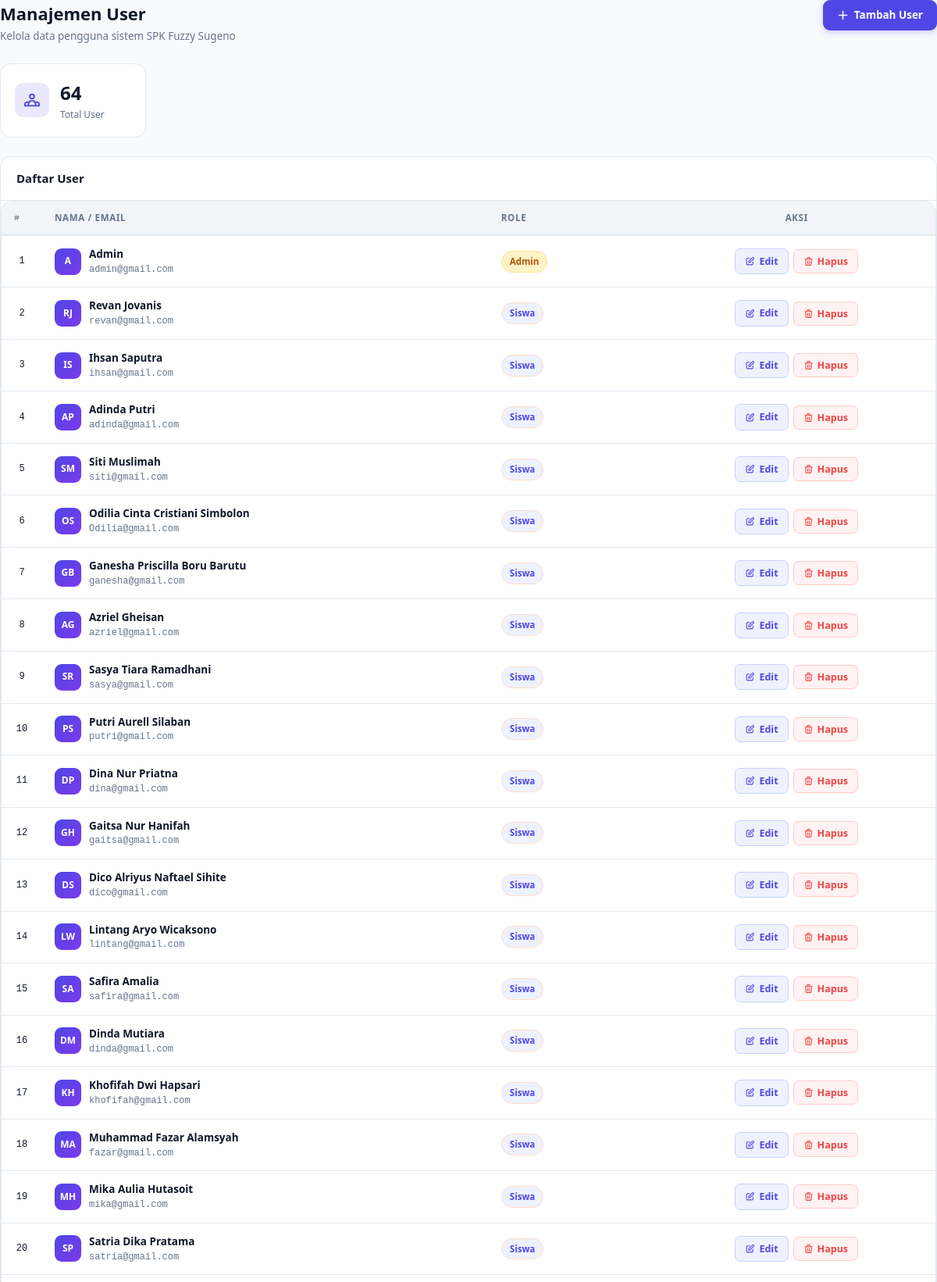
The app's page /pages/users/Users.php (upper part) with its own data.
### tables this page shows
CREATE TABLE `users` (
  `id` int(10) UNSIGNED NOT NULL,
  `name` varchar(100) NOT NULL,
  `email` varchar(150) NOT NULL,
  `password` varchar(255) NOT NULL,
  `role` int(11) NOT NULL,
  `created_at` timestamp NULL DEFAULT NULL,
  `updated_at` timestamp NULL DEFAULT NULL
);

CREATE TABLE `role` (
  `id_role` int(11) NOT NULL,
  `role` varchar(100) NOT NULL
);

### pages/users/Users.php (the view, shortened to what this page needs)
<?php
require 'config/DBConfig.php';
if ($conn) {
  try {
    $stmt = $conn->query(
      "SELECT u.id AS id_user, u.name, u.email, r.role AS role_name,u.created_at, u.updated_at
              FROM users u
              LEFT JOIN role r ON u.role = r.id_role
              ORDER BY u.id ASC"
    );
    $users = $stmt->fetchAll();
  } catch (\PDOException $e) {
    $errorMsg = 'Gagal mengambil data: ' . $e->getMessage();
  }
}
?>
<!DOCTYPE html>
<html lang="id">
<head>
  <link rel="stylesheet" href="assets/app.css" />
</head>
<body>
  <div>
    <div>
      <div>
        <div class="page-header">
          <div>
            <h1 class="page-title">Manajemen User</h1>
            <p class="page-subtitle">Kelola data pengguna sistem SPK Fuzzy Sugeno</p>
          </div>
          <a href="app.php?page=users/add&action=add" class="btn btn-primary">
            <svg xmlns="http://www.w3.org/2000/svg" fill="none" viewBox="0 0 24 24" stroke-width="2.5"
              stroke="currentColor">
              <path stroke-linecap="round" stroke-linejoin="round" d="M12 4v16m8-8H4" />
            </svg>
            Tambah User
          </a>
        </div>
        <div class="stats-grid" style="--icon-color: var(--primary);">
          <div class="stat-card">
            <div class="stat-card-icon" style="--icon-color: var(--primary);">
            </div>
            <div>
              <span class="stat-card-value"><?= count($users) ?></span>
              <span class="stat-card-label">Total User</span>
            </div>
          </div>
        </div>
        <div class="card">
          <div class="card-header">
            <span class="card-title">Daftar User</span>
          </div>
          <?php if (empty($users)): ?>
            <div class="empty-state">
              <svg xmlns="http://www.w3.org/2000/svg" fill="none" viewBox="0 0 24 24" stroke-width="1.5"
                stroke="currentColor">
                <path stroke-linecap="round" stroke-linejoin="round"
                  d="M15.75 6a3.75 3.75 0 11-7.5 0 3.75 3.75 0 017.5 0zM4.501 20.118a7.5 7.5 0 0114.998 0A17.933 17.933 0 0112 21.75c-2.676 0-5.216-.584-7.499-1.632z" />
              </svg>
              <p class="empty-state-title">Belum ada data user</p>
              <p class="empty-state-desc">Klik tombol <strong>Tambah User</strong> untuk menambahkan pengguna baru.</p>
            </div>
          <?php else: ?>
            <div class="table-wrapper">
              <table class="data-table">
                <thead>
                  <tr>
                    <th class="td-no">#</th>
                    <th>Nama / Email</th>
                    <th>Role</th>
                    <th style="text-align:center;">Aksi</th>
                  </tr>
                </thead>
                <tbody>
                  <?php foreach ($users as $i => $u): ?>
                    <?php
                    $initials = strtoupper(substr($u['name'] ?? '?', 0, 1));
                    if (strpos($u['name'], ' ') !== false) {
                      $parts = explode(' ', $u['name']);
                      $initials = strtoupper(substr($parts[0], 0, 1) . substr(end($parts), 0, 1));
                    }
                    $roleSlug = strtolower(str_replace(' ', '-', $u['role_name'] ?? ''));
                    ?>
                    <tr>
                      <td class="td-no"><?= $i + 1 ?></td>
                      <td>
                        <div class="user-cell">
                          <div class="user-initials"><?= htmlspecialchars($initials) ?></div>
                          <div>
                            <div class="user-name"><?= htmlspecialchars($u['name']) ?></div>
                            <div class="user-email"><?= htmlspecialchars($u['email']) ?></div>
                          </div>
                        </div>
                      </td>
                      <td>
                        <span class="role-badge role-<?= htmlspecialchars($roleSlug) ?>">
                          <?= htmlspecialchars($u['role_name'] ?? '-') ?>
                        </span>
                      </td>
                      <td>
                        <div class="action-group" style="justify-content:center;">
                          <a href="app.php?page=users/edit&action=edit&id=<?= $u['id_user'] ?>" class="btn-edit">
                            <svg xmlns="http://www.w3.org/2000/svg" fill="none" viewBox="0 0 24 24" stroke-width="2"
                              stroke="currentColor">
                              <path stroke-linecap="round" stroke-linejoin="round"
                                d="M11 5H6a2 2 0 00-2 2v11a2 2 0 002 2h11a2 2 0 002-2v-5m-1.414-9.414a2 2 0 112.828 2.828L11.828 15H9v-2.828l8.586-8.586z" />
                            </svg>
                            Edit
                          </a>
                          <button type="button" class="btn-delete"
                            onclick="confirmDelete(<?= $u['id_user'] ?>, '<?= htmlspecialchars(addslashes($u['name'])) ?>')">
                            <svg xmlns="http://www.w3.org/2000/svg" fill="none" viewBox="0 0 24 24" stroke-width="2"
                              stroke="currentColor">
                              <path stroke-linecap="round" stroke-linejoin="round"
                                d="M19 7l-.867 12.142A2 2 0 0116.138 21H7.862a2 2 0 01-1.995-1.858L5 7m5 4v6m4-6v6m1-10V4a1 1 0 00-1-1h-4a1 1 0 00-1 1v3M4 7h16" />
                            </svg>
                            Hapus
                          </button>
                        </div>
                      </td>
                    </tr>
                  <?php endforeach; ?>
                </tbody>
              </table>
            </div>
          <?php endif; ?>
        </div>
      </div>
    </div>
  </div>
</body>
</html>

### records on screen
users: name "A", name "Admin", email "admin@gmail.com", role.role "Admin"
users: name "RJ", name "Revan Jovanis", email "revan@gmail.com", role.role "Siswa"
users: name "IS", name "Ihsan Saputra", email "ihsan@gmail.com", role.role "Siswa"
users: name "AP", name "Adinda Putri", email "adinda@gmail.com", role.role "Siswa"
users: name "SM", name "Siti Muslimah", email "siti@gmail.com", role.role "Siswa"
users: name "OS", name "Odilia Cinta Cristiani Simbolon", email "Odilia@gmail.com", role.role "Siswa"
users: name "GB", name "Ganesha Priscilla Boru Barutu", email "ganesha@gmail.com", role.role "Siswa"
users: name "AG", name "Azriel Gheisan", email "azriel@gmail.com", role.role "Siswa"
users: name "SR", name "Sasya Tiara Ramadhani", email "sasya@gmail.com", role.role "Siswa"
users: name "PS", name "Putri Aurell Silaban", email "putri@gmail.com", role.role "Siswa"
users: name "DP", name "Dina Nur Priatna", email "dina@gmail.com", role.role "Siswa"
users: name "GH", name "Gaitsa Nur Hanifah", email "gaitsa@gmail.com", role.role "Siswa"
users: name "DS", name "Dico Alriyus Naftael Sihite", email "dico@gmail.com", role.role "Siswa"
users: name "LW", name "Lintang Aryo Wicaksono", email "lintang@gmail.com", role.role "Siswa"
users: name "SA", name "Safira Amalia", email "safira@gmail.com", role.role "Siswa"
users: name "DM", name "Dinda Mutiara", email "dinda@gmail.com", role.role "Siswa"
users: name "KH", name "Khofifah Dwi Hapsari", email "khofifah@gmail.com", role.role "Siswa"
users: name "MA", name "Muhammad Fazar Alamsyah", email "fazar@gmail.com", role.role "Siswa"
users: name "MH", name "Mika Aulia Hutasoit", email "mika@gmail.com", role.role "Siswa"
users: name "SP", name "Satria Dika Pratama", email "satria@gmail.com", role.role "Siswa"

### other values on screen
count($users) "64"
